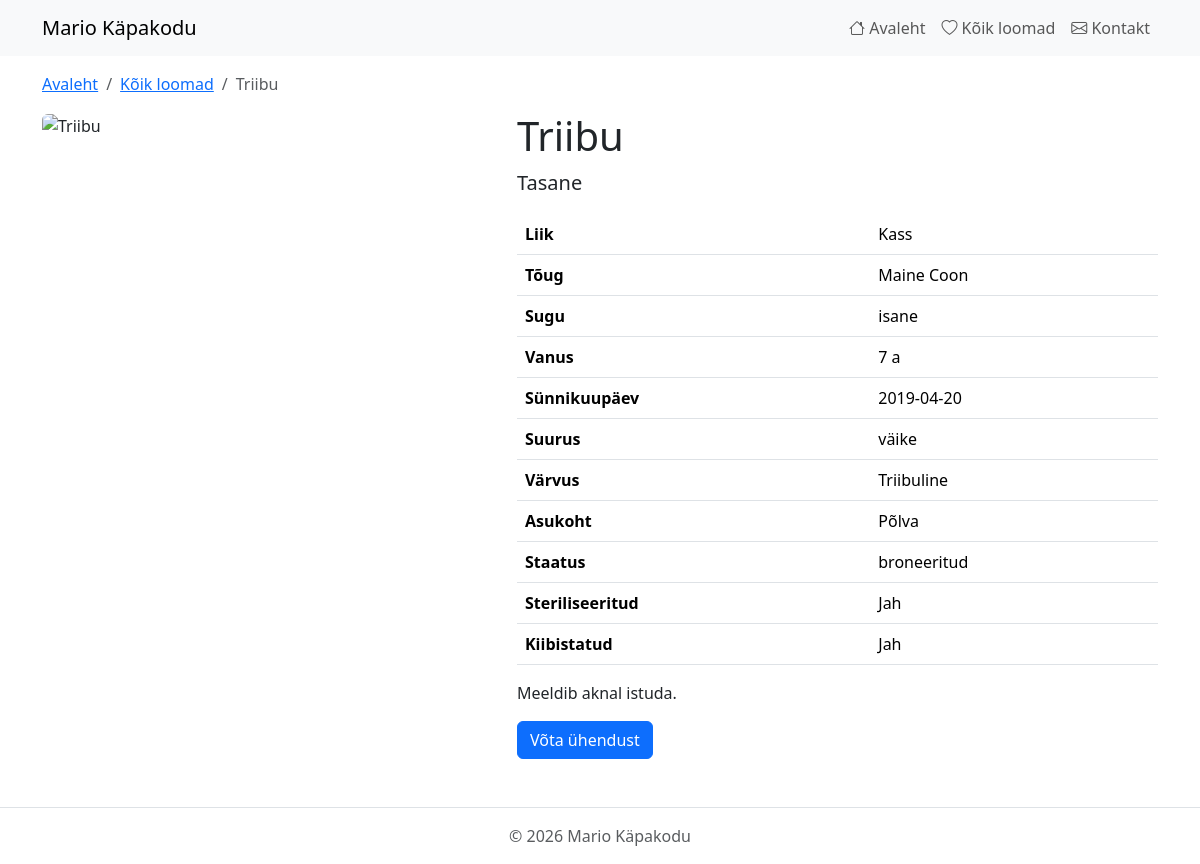
The app's page /mario-kapakodu/animal.php?id=21 with its own data.
### tables this page shows
CREATE TABLE `menu` (
  `id` int NOT NULL AUTO_INCREMENT,
  `nimetus` varchar(100) NOT NULL,
  `url` varchar(255) NOT NULL,
  `ikoon` varchar(100) DEFAULT NULL,
  `jarjekord` int NOT NULL DEFAULT '0',
  `aktiivne` tinyint(1) NOT NULL DEFAULT '1',
  `loodud` timestamp NULL DEFAULT CURRENT_TIMESTAMP,
  PRIMARY KEY (`id`)
);

CREATE TABLE `loomad` (
  `id` int unsigned NOT NULL AUTO_INCREMENT,
  `nimi` varchar(100) NOT NULL,
  `sugu` enum('isane','emane') NOT NULL,
  `vanus` int unsigned NOT NULL,
  `sunnikuupaev` date DEFAULT NULL,
  `suurus` enum('väike','keskmine','suur') NOT NULL,
  `varvus` varchar(100) NOT NULL,
  `asukoht` varchar(100) NOT NULL,
  `luhikirjeldus` varchar(255) NOT NULL,
  `kirjeldus` text NOT NULL,
  `pilt` varchar(255) NOT NULL,
  `staatus` enum('saadaval','broneeritud','hoolduses') NOT NULL DEFAULT 'saadaval',
  `steriliseeritud` tinyint(1) NOT NULL DEFAULT '0',
  `kiibistatud` tinyint(1) NOT NULL DEFAULT '0',
  `lisatud` date NOT NULL DEFAULT (curdate()),
  `liik_id` int unsigned NOT NULL,
  `toug_id` int unsigned NOT NULL,
  `tootaja_id` int unsigned NOT NULL,
  PRIMARY KEY (`id`),
  KEY `fk_loomad_liik` (`liik_id`),
  KEY `fk_loomad_toug` (`toug_id`),
  KEY `fk_loomad_tootaja` (`tootaja_id`),
  CONSTRAINT `fk_loomad_liik` FOREIGN KEY (`liik_id`) REFERENCES `liigid` (`id`) ON DELETE RESTRICT ON UPDATE CASCADE,
  CONSTRAINT `fk_loomad_tootaja` FOREIGN KEY (`tootaja_id`) REFERENCES `tootajad` (`id`) ON DELETE RESTRICT ON UPDATE CASCADE,
  CONSTRAINT `fk_loomad_toug` FOREIGN KEY (`toug_id`) REFERENCES `toud` (`id`) ON DELETE RESTRICT ON UPDATE CASCADE
);

CREATE TABLE `liigid` (
  `id` int unsigned NOT NULL AUTO_INCREMENT,
  `nimetus` varchar(100) NOT NULL,
  PRIMARY KEY (`id`)
);

CREATE TABLE `toud` (
  `id` int unsigned NOT NULL AUTO_INCREMENT,
  `liik_id` int unsigned NOT NULL,
  `nimetus` varchar(100) NOT NULL,
  PRIMARY KEY (`id`),
  KEY `fk_toud_liik` (`liik_id`),
  CONSTRAINT `fk_toud_liik` FOREIGN KEY (`liik_id`) REFERENCES `liigid` (`id`) ON DELETE RESTRICT ON UPDATE CASCADE
);

### mario-kapakodu/includes/config.php (called while the page is built, shortened)
<?php
function e($s) { return htmlspecialchars((string) $s, ENT_QUOTES, 'UTF-8'); }

### mario-kapakodu/animal.php (the view, shortened to what this page needs)
<?php
require_once 'includes/config.php';
$id = filter_input(INPUT_GET, 'id', FILTER_VALIDATE_INT);
$stmt = $conn->prepare("SELECT l.*, li.nimetus AS liik, t.nimetus AS toug
                        FROM loomad l
                        JOIN liigid li ON li.id = l.liik_id
                        LEFT JOIN toud t ON t.id = l.toug_id
                        WHERE l.id = ?");
$stmt->bind_param("i", $id);
$stmt->execute();
$a = $stmt->get_result()->fetch_assoc();
require_once 'includes/header.php';
$jahei = fn($v) => $v ? 'Jah' : 'Ei';
?>
<div class="row g-4">
    <div class="col-md-5">
        <img src="assets/images/<?= e($a['pilt']) ?>" class="img-fluid rounded" alt="<?= e($a['nimi']) ?>"
             onerror="this.onerror=null;this.src='assets/images/default.png'">
    </div>
    <div class="col-md-7">
        <h1><?= e($a['nimi']) ?></h1>
        <p class="lead"><?= e($a['luhikirjeldus']) ?></p>
        <table class="table">
            <tr><th>Liik</th><td><?= e($a['liik']) ?></td></tr>
            <tr><th>Tõug</th><td><?= e($a['toug'] ?? '-') ?></td></tr>
            <tr><th>Sugu</th><td><?= e($a['sugu']) ?></td></tr>
            <tr><th>Vanus</th><td><?= (int) $a['vanus'] ?> a</td></tr>
            <tr><th>Sünnikuupäev</th><td><?= e($a['sunnikuupaev'] ?? '-') ?></td></tr>
            <tr><th>Suurus</th><td><?= e($a['suurus']) ?></td></tr>
            <tr><th>Värvus</th><td><?= e($a['varvus']) ?></td></tr>
            <tr><th>Asukoht</th><td><?= e($a['asukoht']) ?></td></tr>
            <tr><th>Staatus</th><td><?= e($a['staatus']) ?></td></tr>
            <tr><th>Steriliseeritud</th><td><?= $jahei($a['steriliseeritud']) ?></td></tr>
            <tr><th>Kiibistatud</th><td><?= $jahei($a['kiibistatud']) ?></td></tr>
        </table>
        <p><?= nl2br(e($a['kirjeldus'])) ?></p>
        <a href="contact.php" class="btn btn-primary">Võta ühendust</a>
    </div>
</div>
<?php require_once 'includes/footer.php'; ?>

### mario-kapakodu/includes/header.php (shortened to what this page needs)
<?php
require_once __DIR__ . '/config.php';
$current = basename($_SERVER['SCRIPT_NAME']);
$menu = $conn->query("SELECT nimetus, url, ikoon FROM menu WHERE aktiivne = 1 ORDER BY jarjekord");
?>
<!DOCTYPE html>
<html lang="et">
<head>
    <link href="https://cdn.jsdelivr.net/npm/bootstrap@5.3.3/dist/css/bootstrap.min.css" rel="stylesheet">
    <link href="https://cdn.jsdelivr.net/npm/bootstrap-icons@1.11.3/font/bootstrap-icons.min.css" rel="stylesheet">
    <link href="assets/css/style.css" rel="stylesheet">
</head>
<body>
<nav class="navbar navbar-expand-lg bg-body-tertiary">
    <div class="container">
        <a class="navbar-brand" href="index.php">Mario Käpakodu</a>
        <div class="collapse navbar-collapse" id="nav">
            <ul class="navbar-nav ms-auto">
                <?php while ($m = $menu->fetch_assoc()): ?>
                    <li class="nav-item">
                        <a class="nav-link<?= $m['url'] === $current ? ' active' : '' ?>" href="<?= e($m['url']) ?>">
                            <?php if ($m['ikoon']): ?><i class="bi bi-<?= e($m['ikoon']) ?>"></i><?php endif; ?>
                            <?= e($m['nimetus']) ?>
                        </a>
                    </li>
                <?php endwhile; ?>
            </ul>
        </div>
    </div>
</nav>
<div class="container mt-3">
<?php include __DIR__ . '/breadcrumbs.php'; ?>

### records on screen
menu: nimetus "Avaleht"
menu: nimetus "Kõik loomad"
menu: nimetus "Kontakt"
loomad: nimi "Triibu", luhikirjeldus "Tasane", liik.nimetus "Kass", toug.nimetus "Maine Coon", sugu "isane", vanus "7", sunnikuupaev "2019-04-20", suurus "väike", varvus "Triibuline", asukoht "Põlva", staatus "broneeritud", steriliseeritud "Jah", kiibistatud "Jah", kirjeldus "Meeldib aknal istuda."

### other values on screen
$label "Kõik loomad"
$label "Triibu"
